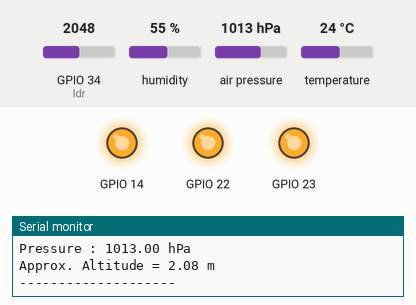
The sketch below on a simulated ESP32. Shown: output pins drawn as LEDs (lit = HIGH), the last lines printed to the serial monitor. Inputs (shaded band) come from the test bench; at power-on: humidity 55 %, GPIO 34 (ldr) = 2048, temperature 24 °C, air pressure 1013 hPa.

Above: at 1.2 s.
1.3 s: humidity set to 79 %
4.2 s: humidity set to 82 %
At 6.8 s:
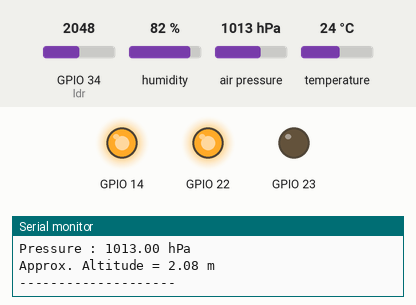
7.5 s: GPIO 34 (ldr) set to 605
10.2 s: GPIO 34 (ldr) set to 522
At 13.1 s:
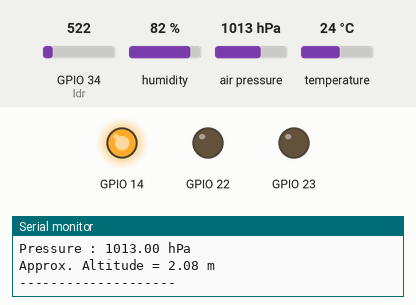
13.5 s: temperature set to 24.6 °C
16.2 s: temperature set to 25.7 °C
At 19.4 s:
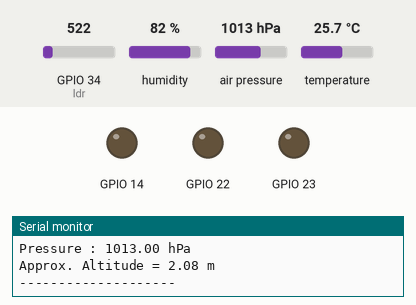
Timing chart, 0 to 20.5 s (numbered marks = the images above; inputs shaded):
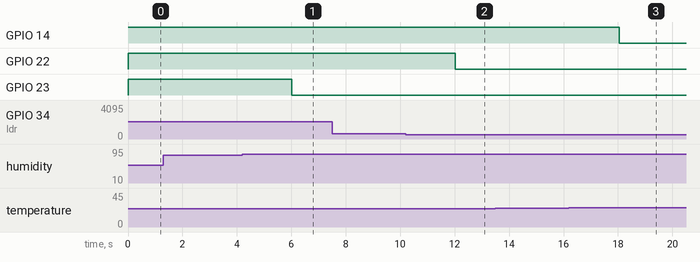

Measured:
- the behaviour switches between 80 and 81 % on humidity (found by bisection; images 0 and 1)
- the behaviour switches between 550 and 549 on GPIO 34 (ldr) (found by bisection; images 1 and 2)
- the behaviour switches between 24.9 and 25 °C on temperature (found by bisection; images 2 and 3)
- after the input at 4.2 s, GPIO 23: HIGH → LOW after 1.8 s
- after the input at 10.2 s, GPIO 22: HIGH → LOW after 1.8 s
- after the input at 16.2 s, GPIO 14: HIGH → LOW after 1.9 s

The sketch:

projectoCasa.ino
```cpp
#include <Wire.h>


#include "rgb.h"
#include "bme280.h"


// Leds PWM setup
#define RED 14
#define GREEN 22
#define BLUE 23

RgbLed led = {RED, GREEN, BLUE};


// LDR
byte ldr = 34;


/*
 * BME initialization
 */
Adafruit_BME280 bme;

#define ADDRESS 0x76

#define SCL 32
#define SDA 33


int temp;
float hum;


void setup(){
  Serial.begin(115200);

  setupRgbLed(led);
  allOff(led);

  if(! Wire1.begin(SDA, SCL)) {
    Serial.println("Wire1.begin problem");
    while(1);
  }

  if(! bme.begin(ADDRESS, &Wire1)) {
    Serial.println("Could not find a valid BME280 sensor, check wiring!");
    while (1);
  }
}


void loop(){
  int ldrValue = analogRead(ldr);
  Serial.println(ldrValue);
  green(led, (ldrValue < 550) ? ON : OFF);


  sensorPrint(&bme);

  temp = bme.readTemperature();
  red(led, (temp > 24) ? ON : OFF);
  hum = bme.readHumidity();
  blue(led, (hum > 80) ? ON : OFF);

  delay(3000);
}
```

bme280.h
```cpp
#ifndef _bme280_H
#define _bme280_H

#include <Adafruit_Sensor.h>
#include <Adafruit_BME280.h>

#define SEALEVELPRESSURE_HPA (1013.25)


bool setupBme(Adafruit_BME280 *bme, uint8_t addr, TwoWire *theWire) {
  return bme->begin(addr, theWire);
}

void sensorSetup(Adafruit_BME280 *bme) {
  bool sensorStatus = bme->begin(0x76, &Wire1);
  if (!sensorStatus) {
    Serial.println("Could not find a valid BME280 sensor, check wiring!");
    while (1);
  }
}

void sensorPrint(Adafruit_BME280 *bme) {
  // Read from bme1
  Serial.print("Temperature : ");
  Serial.print(bme->readTemperature());
  Serial.println(" ºC");

  Serial.print("Humidity : ");
  Serial.print(bme->readHumidity());
  Serial.println(" %");

  Serial.print("Pressure : ");
  Serial.print(bme->readPressure() / 100.0F);
  Serial.println(" hPa");

  Serial.print("Approx. Altitude = ");
  Serial.print(bme->readAltitude(SEALEVELPRESSURE_HPA));
  Serial.println(" m");

  Serial.println("--------------------");
}
//0x76

#endif
```

rgb.h
```cpp
#ifndef _rbg_H
#define _rbg_H


#define ON 0
#define OFF 1

typedef struct rgbLed {
  byte red;
  byte green;
  byte blue;
} RgbLed;


void setupRgbLed(RgbLed led) {
  pinMode(led.red, OUTPUT);
  pinMode(led.green, OUTPUT);
  pinMode(led.blue, OUTPUT);
}

void allOff(RgbLed led) {
  digitalWrite(led.red, OFF);
  digitalWrite(led.green, OFF);
  digitalWrite(led.blue, OFF);
}

void red(RgbLed led, bool power) {
  digitalWrite(led.red, power);
}

void green(RgbLed led, bool power) {
  digitalWrite(led.green, power);
}

void blue(RgbLed led, bool power) {
  digitalWrite(led.blue, power);
}


#endif
```
